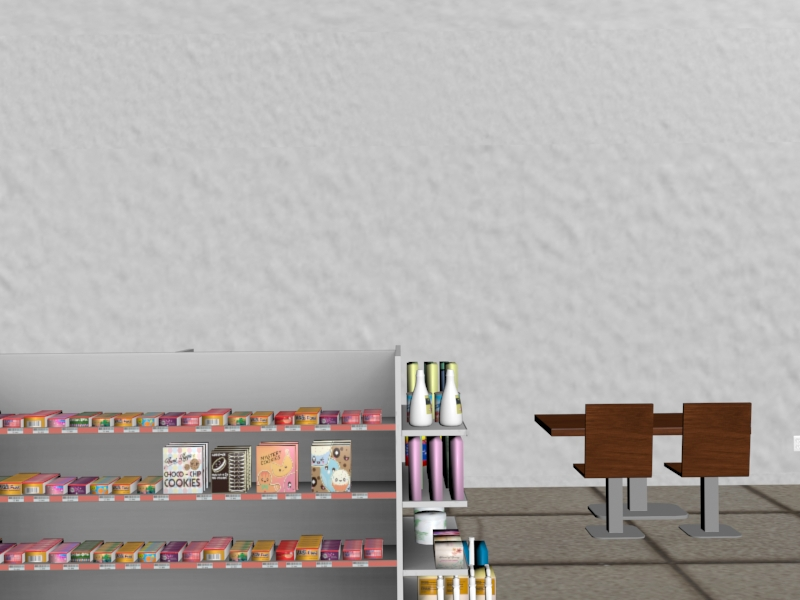
#> input picture VPG/S01/01.jpg, 800 x 600 px
$ python stitch01.py
#> lines starting #> are read from the running program, lines starting #| are printed output that depends on the picture
import cv2
import numpy as np

# Configurable Parameters
RATIO_THRESH = 0.75   # Lowe's ratio test threshold
RANSAC_REPROJ_THRESH = 5.0 # Max allowed reprojection error in pixels
MIN_INLIERS = 10      # Minimum inliers required to accept stitching

def stitch_two_images(img1_path, img2_path):
    # 1. Load Images
#> called with img1_path = 'VPG/S01/01.jpg', img2_path = 'VPG/S01/02.jpg'
    img1 = cv2.imread(img1_path)
#> img1 is the input picture: shape (600, 800, 3); mean B, G, R 170.3, 172.4, 176.4
    img2 = cv2.imread(img2_path)
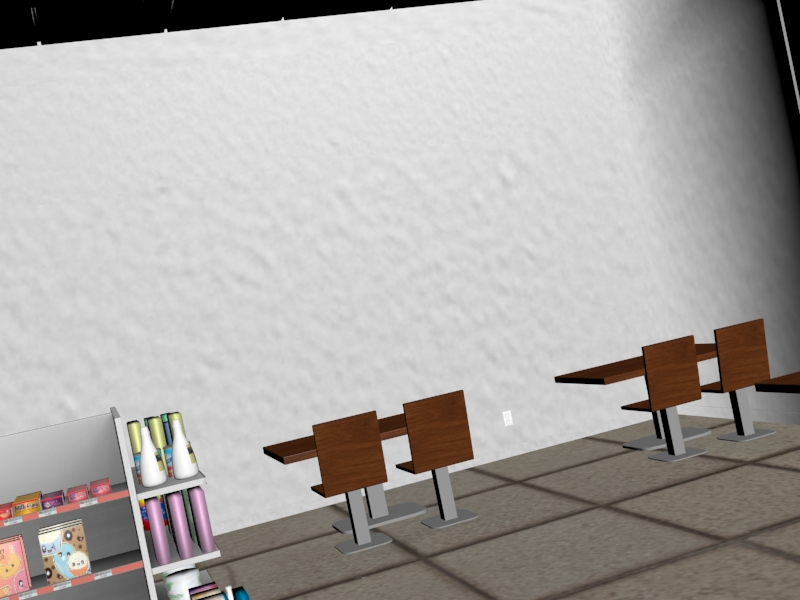
#> input picture VPG/S01/02.jpg, 800 x 600 px
#> img2 is the input picture: shape (600, 800, 3); mean B, G, R 165.3, 167.9, 171.4
    if img1 is None or img2 is None:
        raise FileNotFoundError("Could not load one or both input images.")

    gray1 = cv2.cvtColor(img1, cv2.COLOR_BGR2GRAY)
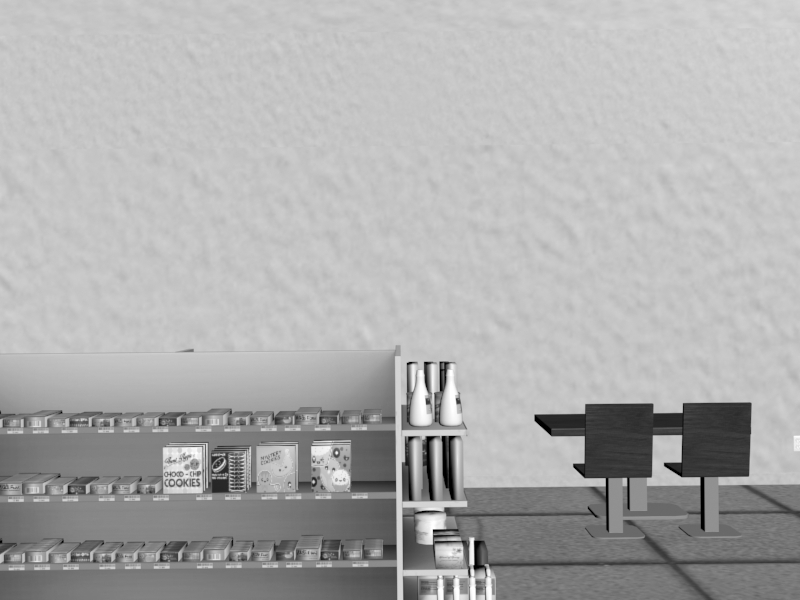
#> gray1: shape (600, 800); min 0, max 255, mean 173.4
    gray2 = cv2.cvtColor(img2, cv2.COLOR_BGR2GRAY)
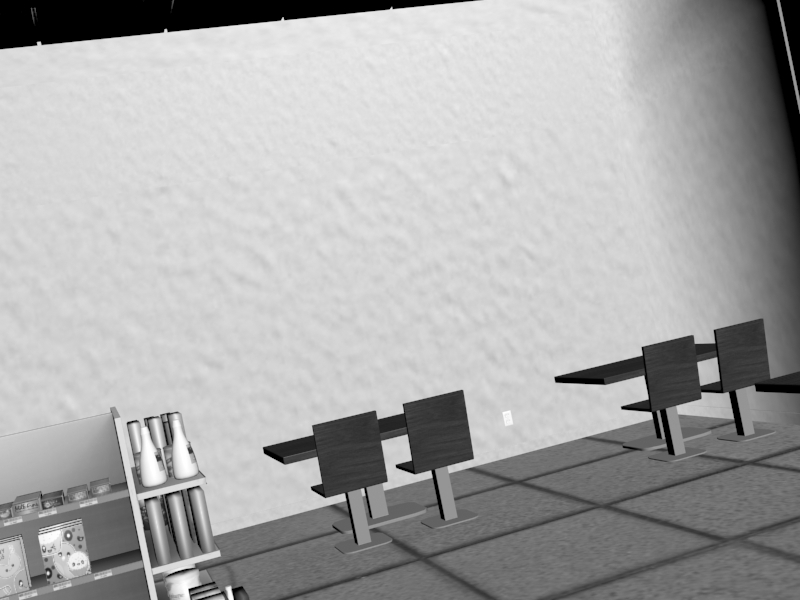
#> gray2: shape (600, 800); min 0, max 255, mean 168.7

    # 2. Extract SIFT Features
    sift = cv2.SIFT.create()
    kp1, des1 = sift.detectAndCompute(gray1, None)
#> kp1 = 901 keypoints; strongest (x, y, size): (434, 531, 2.1), (336, 453, 1.9), (472, 562, 3.9), (429, 439, 4.8)
    kp2, des2 = sift.detectAndCompute(gray2, None)
#> kp2 = 523 keypoints; strongest (x, y, size): (559, 379, 5.4), (623, 408, 2.8), (190, 590, 2.6), (48, 573, 2.2)

    # 3. Match Features using FLANN + Lowe's Ratio Test
    index_params = dict(algorithm=1, trees=5)  # FLANN_INDEX_KDTREE = 1
    search_params = dict(checks=50)
    flann = cv2.FlannBasedMatcher(index_params, search_params)
    matches = flann.knnMatch(des1, des2, k=2)
#> matches = 901 matches

    good_matches = []
    for m, n in matches:
        if m.distance < RATIO_THRESH * n.distance:
            good_matches.append(m)
#> after the loop, good_matches = 191 matches

    print(f"Good matches found: {len(good_matches)}")
#| Good matches found: 191
    if len(good_matches) < MIN_INLIERS:
        print(f"REJECTED: Only {len(good_matches)} good matches (Minimum: {MIN_INLIERS}).")
        return None

    # 4. Compute Homography via RANSAC (transforms img2 to img1's coordinate system)
    pts1 = np.float32([kp1[m.queryIdx].pt for m in good_matches]).reshape(-1, 1, 2)
#> pts1 = 191 rows, first 8: [9.08, 432.1], [10.13, 568.9], [64.75, 564], [75.92, 567.2], [94.29, 560.7], [100.7, 567.9], [105.9, 494], [154.5, 499]
    pts2 = np.float32([kp2[m.trainIdx].pt for m in good_matches]).reshape(-1, 1, 2)
#> pts2 = 191 rows, first 8: [55.25, 588.9], [55.25, 588.9], [81.63, 500.1], [94.26, 501.6], [147.5, 420.4], [55.25, 588.9], [81.63, 500.1], [55.25, 588.9]

    H, mask = cv2.findHomography(pts2, pts1, cv2.RANSAC, RANSAC_REPROJ_THRESH)
#> H = [[0.761, -0.148, 366.4], [0.082, 0.926, -45.64], [-0.000312, 5.39e-05, 1]]; mask = 191 values, max 1 at index 21, min 0 at index 0, mean 0.728
    inlier_count = np.sum(mask) if mask is not None else 0
#> inlier_count = 139

    print(f"RANSAC Inliers: {inlier_count} / {len(good_matches)}")
#| RANSAC Inliers: 139 / 191
    if inlier_count < MIN_INLIERS or H is None:
        print(f"REJECTED: Only {inlier_count} RANSAC inliers (Minimum: {MIN_INLIERS}).")
        return None

    # 5. Compute Dynamic Canvas Size to Prevent Clipping
    h1, w1 = img1.shape[:2]
#> h1 = 600; w1 = 800
    h2, w2 = img2.shape[:2]
#> h2 = 600; w2 = 800

    # Corner points of img2
    corners_img2 = np.float32([[0, 0], [0, h2], [w2, h2], [w2, 0]]).reshape(-1, 1, 2)
#> corners_img2 = [[0, 0], [0, 600], [800, 600], [800, 0]]
    warped_corners_img2 = cv2.perspectiveTransform(corners_img2, H)
#> warped_corners_img2 = [[366.4, -45.64], [268.7, 494.2], [1132.4, 735.6], [1299.8, 26.64]]

    # Corner points of img1 (reference canvas)
    corners_img1 = np.float32([[0, 0], [0, h1], [w1, h1], [w1, 0]]).reshape(-1, 1, 2)
#> corners_img1 = [[0, 0], [0, 600], [800, 600], [800, 0]]

    # Find total bounding box
    all_corners = np.concatenate((corners_img1, warped_corners_img2), axis=0)
#> all_corners = [[0, 0], [0, 600], [800, 600], [800, 0], [366.4, -45.64], [268.7, 494.2], [1132.4, 735.6], [1299.8, 26.64]]
    [x_min, y_min] = np.int32(all_corners.min(axis=0).ravel() - 0.5)
#> x_min = 0; y_min = -46
    [x_max, y_max] = np.int32(all_corners.max(axis=0).ravel() + 0.5)
#> x_max = 1300; y_max = 736

    # Translation matrix to shift output to positive pixel coordinates
    translation = np.array([
        [1, 0, -x_min],
        [0, 1, -y_min],
        [0, 0, 1]
    ], dtype=np.float32)
#> translation = [[1, 0, 0], [0, 1, 46], [0, 0, 1]]

    canvas_width = x_max - x_min
#> canvas_width = 1300
    canvas_height = y_max - y_min
#> canvas_height = 782

    # 6. Warp and Composite Images
    # Warp img2 into translated coordinate space
    result = cv2.warpPerspective(img2, translation @ H, (canvas_width, canvas_height))
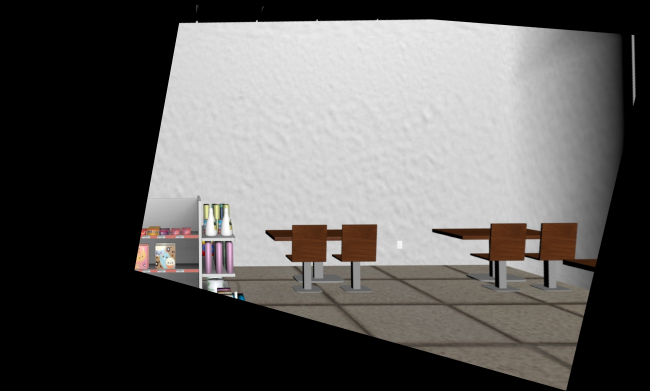
#> result: shape (782, 1300, 3) (shown at 1/2 size); mean B, G, R 91.8, 93.4, 95.4

    # Copy reference img1 into its translated position
    result[-y_min:h1 - y_min, -x_min:w1 - x_min] = img1
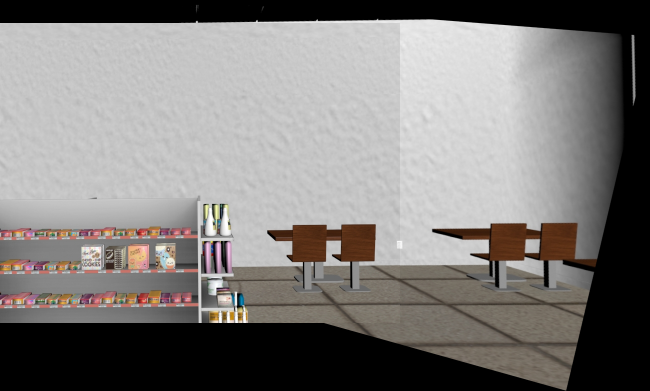
#> result: shape (782, 1300, 3) (shown at 1/2 size); mean B, G, R 122.3, 124.4, 127.3

    return result

if __name__ == "__main__":
    panorama = stitch_two_images("VPG/S01/01.jpg", "VPG/S01/02.jpg")
    if panorama is not None:
        cv2.imwrite("stitched_result.jpg", panorama)
        cv2.imshow("Stitched Panorama", panorama)
        cv2.waitKey(0)
        cv2.destroyAllWindows()
